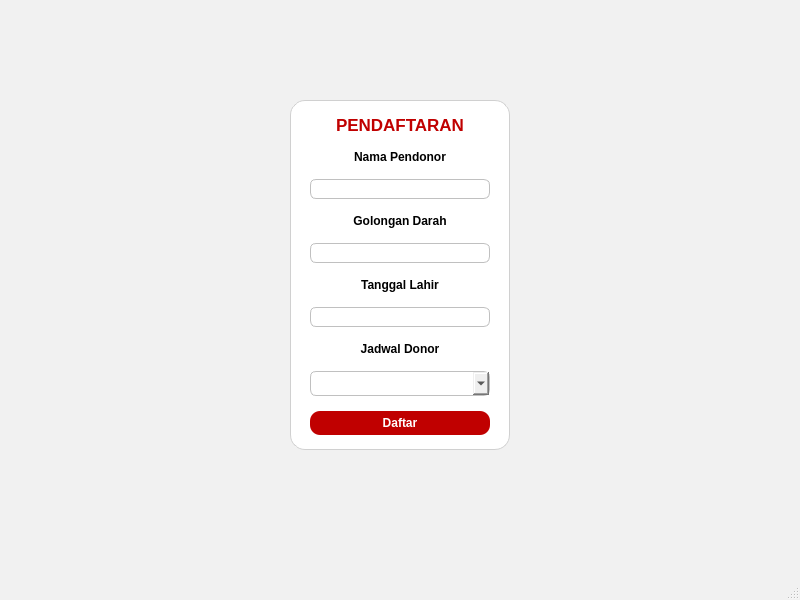
<?xml version="1.0" encoding="UTF-8"?>
<ui version="4.0">
 <class>MainWindow</class>
 <widget class="QMainWindow" name="MainWindow">
  <property name="geometry">
   <rect>
    <x>0</x>
    <y>0</y>
    <width>800</width>
    <height>600</height>
   </rect>
  </property>
  <property name="windowTitle">
   <string>Pendaftaran Donor Darah</string>
  </property>
  <property name="styleSheet">
   <string notr="true">
   QMainWindow {
       background-color: #f1f1f1;
       font-family: "Segoe UI";
   }
   QWidget#formPanel {
       background-color: white;
       border-radius: 15px;
       border: 1px solid #d0d0d0;
   }
   QLineEdit, QComboBox {
       border: 1px solid #c0c0c0;
       border-radius: 6px;
       padding-left: 6px;
       font-size: 10pt;
       height: 24px;
   }
   QPushButton {
       background-color: #c00000;
       color: white;
       border-radius: 10px;
       font-weight: 600;
       height: 32px;
   }
   QPushButton:hover {
       background-color: #a00000;
   }
   </string>
  </property>

  <widget class="QWidget" name="centralwidget">
   <widget class="QWidget" name="formPanel">
    <property name="geometry">
     <rect>
      <x>290</x>
      <y>100</y>
      <width>220</width>
      <height>350</height>
     </rect>
    </property>

    <layout class="QVBoxLayout" name="verticalLayout">
     <property name="spacing">
      <number>15</number>
     </property>
     <property name="leftMargin">
      <number>20</number>
     </property>
     <property name="topMargin">
      <number>15</number>
     </property>
     <property name="rightMargin">
      <number>20</number>
     </property>
     <property name="bottomMargin">
      <number>15</number>
     </property>

     <item>
      <widget class="QLabel" name="label">
       <property name="text">
        <string>&lt;p align="center"&gt;&lt;span style=" font-size:13pt; font-weight:700; color:#c00000;"&gt;PENDAFTARAN&lt;/span&gt;&lt;/p&gt;</string>
       </property>
      </widget>
     </item>

     <item>
      <widget class="QLabel" name="label_2">
       <property name="text">
        <string>&lt;p align="center"&gt;&lt;span style=" font-size:9pt; font-weight:600;"&gt;Nama Pendonor&lt;/span&gt;&lt;/p&gt;</string>
       </property>
      </widget>
     </item>
     <item>
      <widget class="QLineEdit" name="lineEdit">
       <property name="minimumSize">
        <size><width>180</width><height>20</height></size>
       </property>
      </widget>
     </item>

     <item>
      <widget class="QLabel" name="label_3">
       <property name="text">
        <string>&lt;p align="center"&gt;&lt;span style=" font-size:9pt; font-weight:600;"&gt;Golongan Darah&lt;/span&gt;&lt;/p&gt;</string>
       </property>
      </widget>
     </item>
     <item>
      <widget class="QLineEdit" name="lineEdit_2">
       <property name="minimumSize">
        <size><width>180</width><height>20</height></size>
       </property>
      </widget>
     </item>

     <item>
      <widget class="QLabel" name="label_4">
       <property name="text">
        <string>&lt;p align="center"&gt;&lt;span style=" font-size:9pt; font-weight:600;"&gt;Tanggal Lahir&lt;/span&gt;&lt;/p&gt;</string>
       </property>
      </widget>
     </item>
     <item>
      <widget class="QLineEdit" name="lineEdit_3">
       <property name="minimumSize">
        <size><width>180</width><height>20</height></size>
       </property>
      </widget>
     </item>

     <item>
      <widget class="QLabel" name="label_5">
       <property name="text">
        <string>&lt;p align="center"&gt;&lt;span style=" font-size:9pt; font-weight:600;"&gt;Jadwal Donor&lt;/span&gt;&lt;/p&gt;</string>
       </property>
      </widget>
     </item>
     <item>
      <widget class="QComboBox" name="comboBox">
       <property name="minimumSize">
        <size><width>125</width><height>25</height></size>
       </property>
      </widget>
     </item>

     <item>
      <widget class="QPushButton" name="pushButton">
       <property name="minimumSize">
        <size><width>100</width><height>20</height></size>
       </property>
       <property name="text">
        <string>Daftar</string>
       </property>
      </widget>
     </item>
    </layout>
   </widget>
  </widget>

  <widget class="QMenuBar" name="menubar"/>
  <widget class="QStatusBar" name="statusbar"/>

 </widget>
 <resources/>
 <connections/>
</ui>
